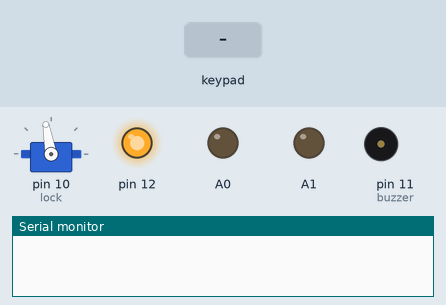
This sketch was run on a simulated Arduino Uno, built with avr-gcc and run on an emulated ATmega328P. On the bench: servo, output pins drawn as LEDs (lit = HIGH), buzzer (waves = sounding), the last lines printed to the serial monitor. Dashed ring = blinking. Inputs (shaded band) come from the test bench.

Above: at 1.2 s.
1.3 s: key 'D' pressed
At 1.65 s:
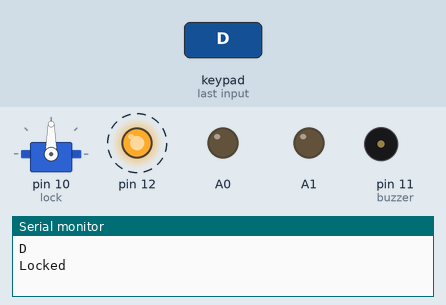
3.4 s: keypad keys 1 2 3 4 pressed 0.4 s apart
At 6.2 s:
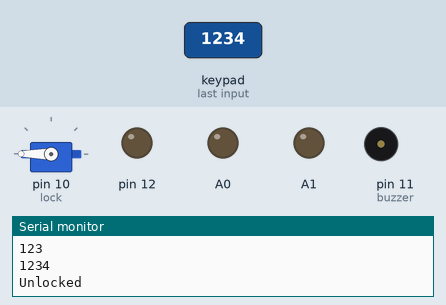
6.5 s: key 'A' pressed
At 7.3 s:
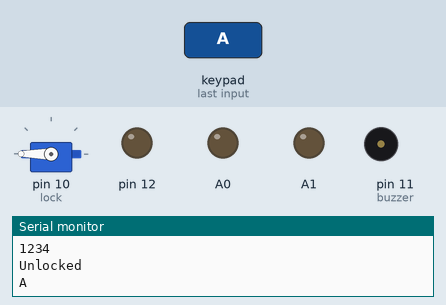
8.1 s: keypad keys 1 2 3 4 # pressed 0.4 s apart
At 8.55 s:
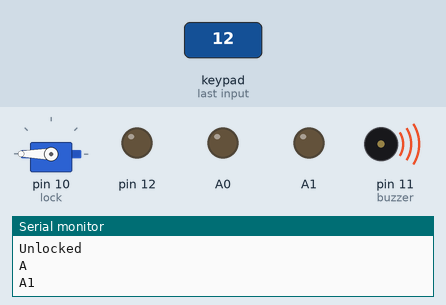
11.6 s: key 'B' pressed
At 12.3 s:
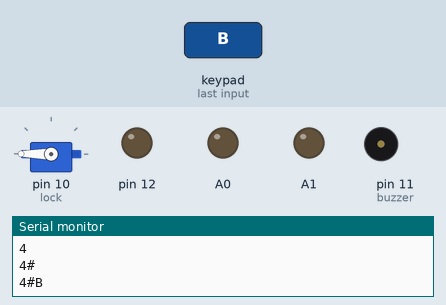
13.2 s: keypad keys 1 2 3 4 * pressed 0.4 s apart
At 14.06 s:
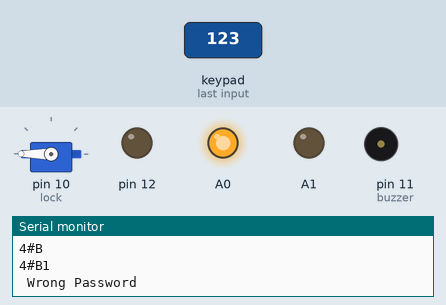
Timing chart, 0 to 17.2 s (numbered marks = the images above; inputs shaded):
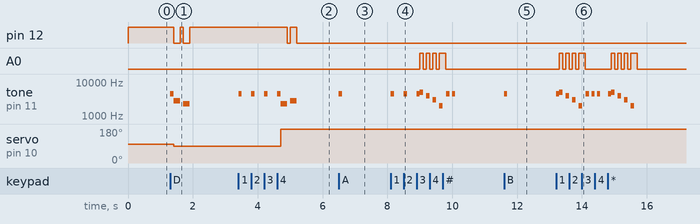

Measured:
- after the input at 1.3 s, pin 12: alternates HIGH for 0.10 s and LOW for 0.20 s, 4 changes in all, then stays HIGH, starting after 0.11 s; tone on pin 11 (buzzer): plays 4500 Hz for 0.10 s, 2800 Hz for 0.20 s, 2300 Hz for 0.20 s, starting at once; servo on pin 10 (lock): 100° → 90° after 0.11 s
- after the input at 3.4 s, pin 12: HIGH → LOW after 1.5 s, → HIGH 0.10 s later, → LOW 0.20 s later; tone on pin 11 (buzzer): plays 4500 Hz for 0.10 s, 4500 Hz for 0.10 s, 4500 Hz for 0.10 s, 4500 Hz for 0.10 s, 2300 Hz for 0.20 s, 2800 Hz for 0.20 s, starting at once; servo on pin 10 (lock): 90° → 180° after 1.3 s
- after the input at 6.5 s, tone on pin 11 (buzzer): silent → 4500 Hz at once, → silent 0.10 s later
- after the input at 8.1 s, A0: goes 3 × (HIGH 0.10 s, LOW 0.10 s), HIGH 0.20 s, then LOW, starting after 0.90 s; tone on pin 11 (buzzer): plays 4500 Hz for 0.10 s, 4500 Hz for 0.10 s, 4500 Hz for 0.10 s, 5000 Hz for 0.10 s, 4000 Hz for 0.10 s, 3000 Hz for 0.10 s … (9 notes in this stretch), starting at once
- after the input at 11.6 s, tone on pin 11 (buzzer): silent → 4500 Hz at once, → silent 0.10 s later

The sketch:

Keypad_Safe.ino
```cpp
/*by Kishan
keypad safe
components used:
Keypad
Blue Led- on-System engaged
          blink-unlocked/locked
          off-safe open
Red Led- blink- Wrong password

Buzzer- 2times beep-unlocked
        2times reverse beep-Locked
        multiple beep- Wrong password

Servo motor    */
#include <Keypad.h>
#include <Servo.h>

Servo lock;


String input = "";
String password = "1234";
const byte ROWS = 4; //four rows
const byte COLS = 4; //four columns
char keys[ROWS][COLS] = {
  {'1','2','3','A'},
  {'4','5','6','B'},
  {'7','8','9','C'},
  {'*','0','#','D'}
};
byte rowPins[ROWS] = {9,8,7,6}; //connect to the row pinouts of the keypad
byte colPins[COLS] = {5,4,3,2}; //connect to the column pinouts of the keypad

Keypad keypad = Keypad( makeKeymap(keys), rowPins, colPins, ROWS, COLS );
const int buzzer=11;

void setup(){
  Serial.begin(9600);
  lock.attach(10);
  lock.write(100);
  pinMode(12,OUTPUT);
  pinMode(buzzer,OUTPUT);
  pinMode(A0,OUTPUT);
  pinMode(A1,OUTPUT);
  digitalWrite(A1,LOW);
  digitalWrite(12, HIGH);
}

void loop(){
  char key = keypad.getKey();

  if (key){
    input=input+key;
    tone(buzzer, 4500); delay(100); noTone(buzzer);
    Serial.println(input);
    if(key=='D'){
      Serial.println("Locked");
      lock.write(90);
      digitalWrite(12,LOW);  tone(buzzer, 2800);
      delay(200);
      digitalWrite(12,HIGH);   noTone(buzzer);
      delay(100);
      digitalWrite(12,LOW);  tone(buzzer,2300);
      delay(200);
      digitalWrite(12,HIGH);   noTone(buzzer);
      input = "";
    }
  }

  if(input.length()==4){
    if(input==password){
      Serial.println("Unlocked");
      lock.write(180);
      digitalWrite(12,HIGH);  tone(buzzer, 2300);
      delay(200);
      digitalWrite(12,LOW);   noTone(buzzer);
      delay(100);
      digitalWrite(12,HIGH);  tone(buzzer,2800);
      delay(200);
      digitalWrite(12,LOW);   noTone(buzzer);
      input = "";
    }
    else{
      Serial.println(" Wrong Password ");
      digitalWrite(A0,HIGH);
      tone(buzzer,5000);
      delay(100);
      digitalWrite(A0,LOW);
      noTone(buzzer);
      delay(100);
      digitalWrite(A0,HIGH);
      tone(buzzer,4000);
      delay(100);
      digitalWrite(A0,LOW);
      noTone(buzzer);
      delay(100);
      digitalWrite(A0,HIGH);
      tone(buzzer,3000);
      delay(100);
      digitalWrite(A0,LOW);
      noTone(buzzer);
      delay(100);
      digitalWrite(A0,HIGH);
      tone(buzzer,2000);
      delay(100);
      digitalWrite(A0,HIGH);
      noTone(buzzer);
      delay(100);
      digitalWrite(A0,LOW);
      input="";

    }
  }

}
```
